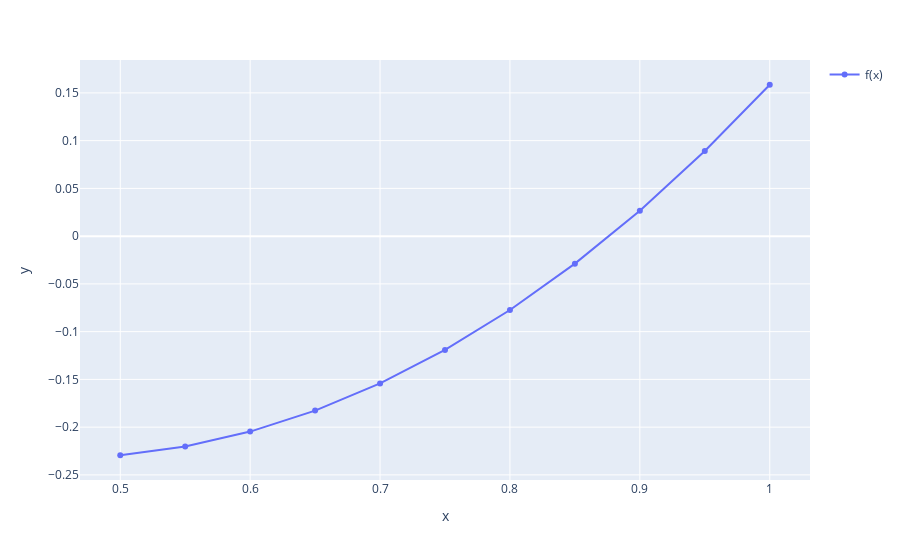

Notebook source saved alongside this figure:
### Markdown cell above
# Определение $x_i$ и $f_i$

### Code cell
h = (b - a) / 10
x_points = []
y_points = []
for i in range(11):
    x_points.append(a + i * h)
    y_points.append(float(f.subs(x, x_points[i])))

figure = px.line(x=x_points, y=y_points, markers=True)
figure.update_traces(name="f(x)", showlegend=True)
figure.show()

### Figure 1 — Plotly figure (JSON) as saved in the notebook; plotly's stock layout.template omitted (floating-point values rounded to 4 significant figures)
{"data": [{"hovertemplate": "x=%{x}<br>y=%{y}<extra></extra>", "legendgroup": "", "line": {"color": "#636efa", "dash": "solid"}, "marker": {"symbol": "circle"}, "mode": "lines+markers", "name": "f(x)", "orientation": "v", "showlegend": true, "type": "scatter", "x": [0.5, 0.55, 0.6, 0.65, 0.7, 0.75, 0.8, 0.85, 0.9, 0.95, 1.0], "xaxis": "x", "y": [-0.2294, -0.2202, -0.2046, -0.1827, -0.1542, -0.1191, -0.07736, -0.02878, 0.02667, 0.08908, 0.1585], "yaxis": "y"}], "layout": {"legend": {"tracegroupgap": 0}, "margin": {"t": 60}, "xaxis": {"anchor": "y", "domain": [0, 1], "title": {"text": "x"}}, "yaxis": {"anchor": "x", "domain": [0, 1], "title": {"text": "y"}}}}
